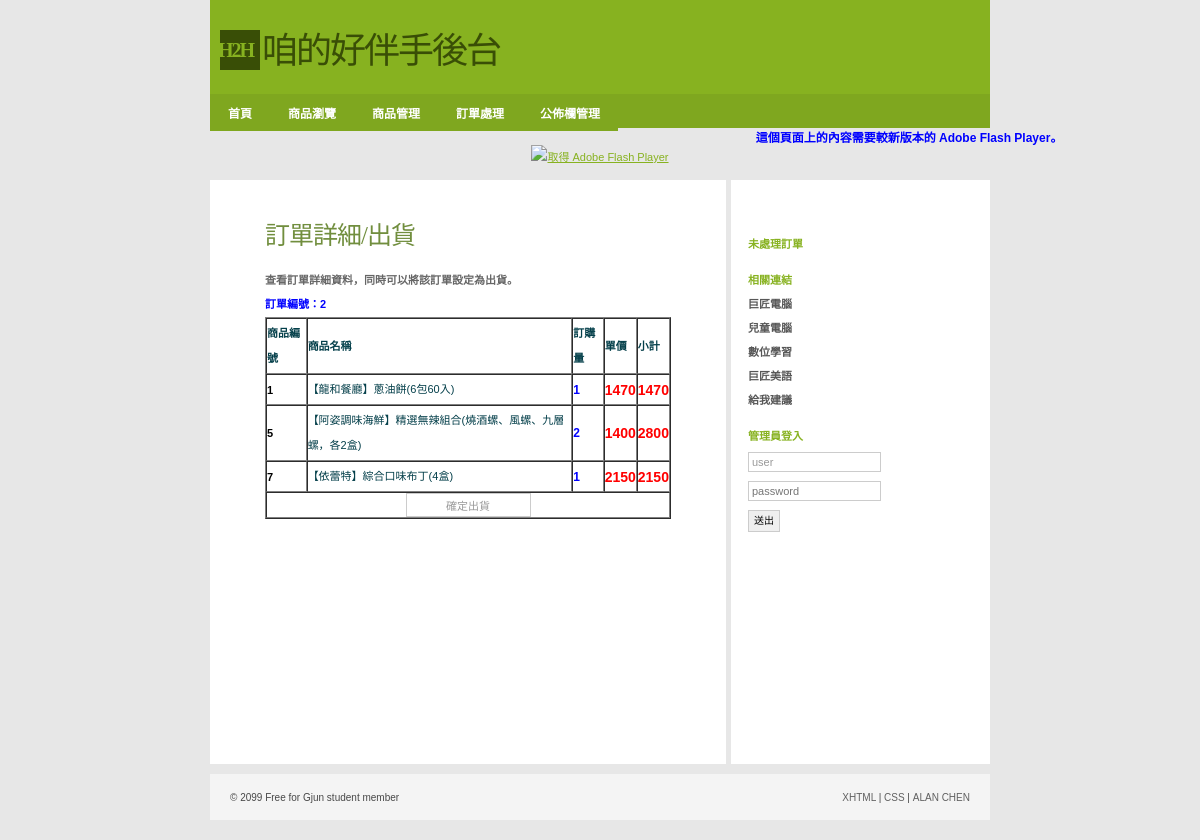
Page /Admin/orderProcess.php?oid=2 on the committed database.
### tables this page shows
CREATE TABLE `orderdetail` (
  `O_id` int(11) NOT NULL COMMENT '訂單編號',
  `D_id` int(11) NOT NULL COMMENT '訂單細目編號',
  `D_pid` int(11) NOT NULL COMMENT '商品編號',
  `D_qty` int(11) NOT NULL COMMENT '訂購數量',
  `D_price` int(11) NOT NULL COMMENT '訂購金額'
);

CREATE TABLE `product` (
  `id` int(11) NOT NULL COMMENT '產品編號',
  `name` varchar(200) NOT NULL COMMENT '產品名稱',
  `introduce` text COMMENT '產品內容',
  `price` int(11) DEFAULT '0' COMMENT '產品單價',
  `qty` int(11) DEFAULT '0' COMMENT '產品庫存量',
  `state` tinyint(1) DEFAULT '1' COMMENT '產品上架否'
);

### Admin/orderProcess.php (the view, shortened to what this page needs)
<?php require_once('../Connections/shop.php'); ?>
<?php
if (!function_exists("GetSQLValueString")) {
function GetSQLValueString($theValue, $theType, $theDefinedValue = "", $theNotDefinedValue = "")
{
  $theValue = function_exists("mysql_real_escape_string") ? mysql_real_escape_string($theValue) : mysql_escape_string($theValue);
  switch ($theType) {
    case "long":
    case "int":
      $theValue = ($theValue != "") ? intval($theValue) : "NULL";
      break;
  }
  return $theValue;
}
}
$oid_orderDetailsList = "0";
if (isset($_REQUEST['oid'])) {
  $oid_orderDetailsList = $_REQUEST['oid'];
}
$query_orderDetailsList = sprintf("SELECT orderdetail.*,name, (D_qty * D_price) as subtotal FROM orderdetail, product WHERE orderdetail.D_pid = product.id AND orderdetail.O_id=%s ORDER BY D_id ASC", GetSQLValueString($oid_orderDetailsList, "int"));
$orderDetailsList = mysql_query($query_orderDetailsList, $shop) or die(mysql_error());
$row_orderDetailsList = mysql_fetch_assoc($orderDetailsList);
$totalRows_orderDetailsList = mysql_num_rows($orderDetailsList);
 session_start(); ?>
<!DOCTYPE html PUBLIC "-//W3C//DTD XHTML 1.0 Strict//EN"
"http://www.w3.org/TR/xhtml1/DTD/xhtml1-strict.dtd">
<html xmlns="http://www.w3.org/1999/xhtml">
<head>
<link rel="stylesheet" href="../css/styles.css" media="all" type="text/css" />
</head>
<body>
  <div id="header">
      <div class="subContainer">
            <div id="logo">
            <div id="box">H2H</div>
            <p>咱的好伴手後台</p>
            </div>
    </div>
</div>
<div id="navigation">
	<ul id="sddm">
        <li><a href="index.php">首頁</a></li>
        <li><a href="productBrowser.php">商品瀏覽</a></li>
	    <li><a href="#"
        onmouseover="mopen('m1')"
        onmouseout="mclosetime()">商品管理</a>
    	</li>
        <li><a href="orderForm.php">訂單處理</a></li>
	    <li><a href="#"
        onmouseover="mopen('m2')"
        onmouseout="mclosetime()">公佈欄管理</a>
    	</li>
		</ul>
</div>
<object id="FlashID" classid="clsid:D27CDB6E-AE6D-11cf-96B8-444553540000" width="780" height="120">
    <object type="application/x-shockwave-flash" data="../Scripts/pic.swf" width="780" height="120">
      <div>
        <h4>這個頁面上的內容需要較新版本的 Adobe Flash Player。</h4>
        <p><a href="http://www.adobe.com/go/getflashplayer"><img src="http://www.adobe.com/images/shared/download_buttons/get_flash_player.gif" alt="取得 Adobe Flash Player" width="112" height="33" /></a></p>
      </div>
    </object>
  </object>
<div id="container">
  <div id="primaryContent">
    <h2>訂單詳細/出貨</h2>
    <h3>查看訂單詳細資料，同時可以將該訂單設定為出貨。</h3>
	<?php if ($totalRows_orderDetailsList > 0) {  ?>
    <h6>訂單編號：<?php echo $row_orderDetailsList['O_id']; ?></h6>
    <form id="form1" method="post" action="orderShipment.php">
      <table width="100%" border="1" cellspacing="0" cellpadding="0">
        <tr>
          <th scope="col"><p>商品編號</p></th>
          <th scope="col"><p>商品名稱</p></th>
          <th scope="col"><p>訂購量</p></th>
          <th scope="col"><p>單價</p></th>
          <th scope="col"><p>小計</p></th>
        </tr>
        <?php do { ?>
          <tr>
            <th scope="row"><?php echo $row_orderDetailsList['D_pid']; ?></th>
            <td><p><?php echo $row_orderDetailsList['name']; ?></p></td>
             <td><h4><?php echo $row_orderDetailsList['D_qty']; ?></h4></td>
             <td><h5><?php echo $row_orderDetailsList['D_price']; ?></h5></td>
             <td><h5><?php echo $row_orderDetailsList['subtotal']; ?></h5></td>
          </tr>
          <?php } while ($row_orderDetailsList = mysql_fetch_assoc($orderDetailsList)); ?>
        <tr>
          <td colspan="5" align="center">
          <input type="submit" name="button" id="button" value="確定出貨" /></td>
        </tr>
      </table>
    </form>
    <?php }  ?>
    <p>&nbsp;</p>
    <p>&nbsp;</p>
    <p>&nbsp;</p>
    <p>&nbsp;</p>
    <p>&nbsp;</p>
    <p>&nbsp;</p>
    <p>&nbsp;</p>
    <p>&nbsp;</p>
    <p>&nbsp;</p>
  </div>
  <div id="secondaryContent">
    <p>&nbsp;</p>
    <h3>未處理訂單</h3>
    <h3>相關連結</h3>
    <ul class="links">
      <li><a href="http://www.pcschool.com.tw/">巨匠電腦</a></li>
      <li><a href="http://kid.pcschool.com.tw/">兒童電腦</a></li>
      <li><a href="http://www.soeasyedu.com.tw/">數位學習</a></li>
      <li><a href="http://www.soeasyedu.com.tw/">巨匠美語</a></li>
      <li><a href="http://www.off.com.tw/weiblog">給我建議</a>
    </ul>
    <?php if(!isset($_SESSION['MM_Username'])){?>
    <h3>管理員登入</h3>
    <form action="loginCheck.php" method="post">
      <p>
        <input value="user" name="user" placeholder="user" />
      </p>
      <p>
        <input name="password" type="password" value="" placeholder="password" />
      </p>
      <p>
        <button type="submit">送出</button>
      </p>
    </form>
	<?php }?>
  </div>
        <br class="clear" />
</div>
    <div id="footer">
        <ul>
            <li id="copyright">&copy; 2099 Free for Gjun student member</li>
            <li id="links">
                <ul>
                    <li><a href="#">XHTML</a> |</li>
                    <li><a href="#">CSS</a> |</li>
                    <li><a href="http://gjun.tw">ALAN CHEN</a></li>
                </ul>
            </li>
        </ul>
    </div>
</body>
</html>

### css/styles.css (style rules this page uses)
* { margin:0; padding:0; font-family:Verdana, Arial, Helvetica, sans-serif; }
body, html { margin:0; padding:0; background:#e7e7e7; text-align:center; margin-bottom:10px; }
h2 { font-family:'Georgia'; font-size:25px; letter-spacing:-1px; margin-top:15px; margin-bottom:20px; font-weight:normal; color:#718e3e; }
h3 { font-size:11px; font-weight:bold; color:#666; margin:5px 0; }
h4 { font-size:12px; color:#00F; }
h5 { font-size:14px; color:#F00; }
h6 { color:#00F; font-size:11px; line-height:25px; }
p { color:#043f4a; font-size:11px; line-height:25px; }
a { color:#87B220; text-decoration:underline; }
#container { width:780px; margin:10px auto; padding:0; background:#fff; text-align:left; }
#logo { margin:0; padding:0px; }
#logo #box { float:left; clear:none; height:40px; width:40px; margin:0 0 0 10px; padding:0px; background:#394E06; color:#87B220; font-family:Georgia, "Times New Roman", Times, serif; font-weight:bold; font-size:20px; line-height:40px; letter-spacing:-2px; text-indent:-2px; }
#logo p { float:left; clear:none; height:40px; width:260px; margin:0; padding:0; color:#394E06; font-family:Georgia, "Times New Roman", Times, serif; font-weight:normal; font-size:36px; text-indent:2px; line-height:43px; letter-spacing:-2px; font-style: normal; }
.subContainer, #navigation ul { width:780px; margin:0 auto; }
#header { text-align:left; margin:0 auto; padding:30px 0 0 0px; height:64px; background:#87b220; width: 780px; }
#navigation { margin:0 auto; padding:0; background:#7fa71f; height:34px; width: 780px; list-style:none; }
#navigation li { float:left; clear:none; list-style:none; }
#navigation li a { color:#fff; display:block; font-size:12px; text-decoration:none; font-weight:bold; padding:10px 18px; }
input { background-color: #FFF; color: #999999; border: 1px solid #CCC; font-size: 11px; padding: 3px; width:125px; }
button { background-color:#EFEFEF; line-height:13px; color: #000; border: 1px solid #CCC; font-size: 10px; height:22px; margin: 0; padding: 0 5px; }
form p { padding:2px 0; }
img { border:0; }
#primaryContent { width:406px; padding:20px 55px; border-right:5px solid #e7e7e7; font-size:11px; float:left; clear:none; }
#secondaryContent { width:228px; padding:10px 14px; font-size:11px; float:right; clear:none; }
#secondaryContent h3 { color:#87b220; margin-top:20px; }
#secondaryContent ul { list-style:none; }
#secondaryContent li { list-style:none; padding-left:20px; margin:8px 0; background:url('../images/tiny_bullet.png') left bottom no-repeat; }
#secondaryContent li a { color:#575757; font-weight:bold; text-decoration:none; }
#secondaryContent .links li { padding-left:0px; margin:8px 0; background:none; }
#footer { margin:0 auto; margin-bottom:10px; height:10px; padding:18px 20px; clear:both; width:740px; text-align:left; font-size:10px; color:#484848; background:#f4f4f4; }
#footer ul { list-style:none; }
#footer li { list-style:none; display:inline; }
#footer #copyright { float:left; clear:none; }
#footer #links { float:right; clear:none; }
#footer a { color:#606060; text-decoration:none; }
#sddm { margin:0 auto; padding:0; background:#7fa71f; height:34px; width: 780px; list-style:none; }
#sddm li { float:left; clear:none; list-style:none; }
#sddm li a { color:#fff; background:#7fa71f; display:block; font-size:12px; text-decoration:none; font-weight:bold; padding:10px 18px; }
#sddm a { background:url('../images/nav_bg.gif'); }

### rows in the picture
orderdetail: O "2", D_pid "1", product.name "【龍和餐廳】蔥油餅(6包60入)", D_qty "1", D_price "1470", subtotal "1470"
orderdetail: D_pid "5", product.name "【阿姿調味海鮮】精選無辣組合(燒酒螺、風螺、九層螺，各2盒)", D_qty "2", D_price "1400", subtotal "2800"
orderdetail: D_pid "7", product.name "【依蕾特】綜合口味布丁(4盒)", D_qty "1", D_price "2150", subtotal "2150"
